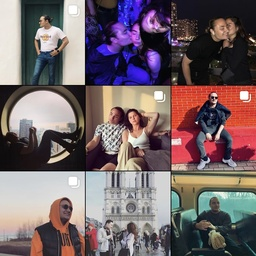
#> input picture profiles/adam.jpg, 256 x 256 px, shrunk from 750 x 750 before the run, given in place of chelly.jpg, which was not available
$ python color.py
#> lines starting #> are read from the running program, lines starting #| are printed output that depends on the picture; pictures that were not available may be replaced by others from this repository, and a replacement may not be noted
import cv2
import numpy as np
from skimage import io
import matplotlib.pyplot as plt
from matplotlib.colors import rgb2hex

#do in batches so my computer doesn't die
people = ['chelly','daniella','danny','irene','teddy','pravika']
# people = ['akhil','armaan','sarah','sophia','stephen','zach']
# people = ['sakke','jacob','jason','angel','sky','emma']
# people = ['adam','ava','david','et','isaac','lou','ravindra','stephanie']

for x in range (0,len(people)):
    #read the image
    img = io.imread(f'./profiles/{people[x]}.jpg')[:, :, :]
#> img is the input picture: shape (256, 256, 3); mean R, G, B 115.3, 99.9, 103.7

    #calculate the mean of each chromatic channel
    average = img.mean(axis=0).mean(axis=0)
#> average = [115.3, 99.86, 103.7]
    hexColor = rgb2hex(average/255) #convert to hex
#> hexColor = '#736468'
    pixels = np.float32(img.reshape(-1, 3))

    #apply k-means clustering to create a palette with the most representative colours of the image
    n_colors = 15
    criteria = (cv2.TERM_CRITERIA_EPS + cv2.TERM_CRITERIA_MAX_ITER, 200, .1)
    flags = cv2.KMEANS_RANDOM_CENTERS

    _, labels, palette = cv2.kmeans(pixels, n_colors, None, criteria, 10, flags)
#> palette = 15 rows, first 8: [71.9, 66.3, 69.75], [208.9, 78.69, 67.94], [166.1, 153.2, 142], [54.19, 34.25, 183], [96.54, 26.95, 37.86], [135.3, 122.8, 115.6], [38.32, 38.19, 50.41], [108.7, 90.65, 84.71]
    _, counts = np.unique(labels, return_counts=True)
#> counts = [5105, 4062, 3689, 1412, 1548, 3713, 8607, 4572, 2844, 2610, 13863, 4086, 7647, 720, 1058]
    dominant = palette[np.argmax(counts-2)]
#> dominant = [18.93, 15.65, 23.03]

    #generate figure
    avg_patch = np.ones(shape=img.shape, dtype=np.uint8)*np.uint8(average)
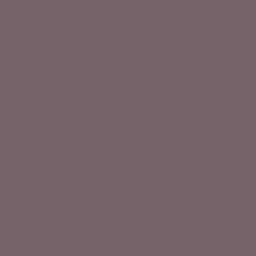
#> avg_patch: shape (256, 256, 3); mean R, G, B 115, 99, 103

    indices = np.argsort(counts)[::-1]
#> indices = [10, 6, 12, 0, 7, 11, 1, 5, 2, 8, 9, 4, 3, 14, 13]
    freqs = np.cumsum(np.hstack([[0], counts[indices]/counts.sum()]))
#> freqs = [0, 0.212, 0.343, 0.46, 0.537, 0.607, 0.67, 0.732, 0.788, 0.844, 0.888, 0.928, 0.951, 0.973, 0.989, 1]
    rows = np.int_(img.shape[0]*freqs)
#> rows = [0, 54, 87, 117, 137, 155, 171, 187, 201, 216, 227, 237, 243, 249, 253, 256]

    dom_patch = np.zeros(shape=img.shape, dtype=np.uint8)
    hexVals = ""

    for i in range(len(rows) - 1):
        dom_patch[rows[i]:rows[i + 1], :, :] += np.uint8(palette[indices[i]])
        hexVals = hexVals + str(rgb2hex((palette[indices[i]]) / 255)) + " "
        if i%3==0:
            hexVals = hexVals + "\n"
#> this loop made 15 passes
#> hexVals on pass 1: '#131017 '
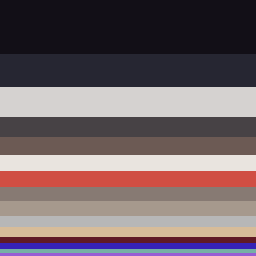
#> dom_patch: shape (256, 256, 3); mean of channels 0, 1, 2 114.8, 99.4, 103.7; drawn as R, G, B

    fig, (ax0, ax1) = plt.subplots(1, 2, figsize=(12,6))

    ax0.imshow(img)
    ax0.set_title('Insta Feed \n' + people[x])
    ax0.axis('off')
    ax1.imshow(dom_patch)
    ax1.set_title('Dominant colors \n' + hexVals)
    ax1.axis('off')

    plt.show(fig)
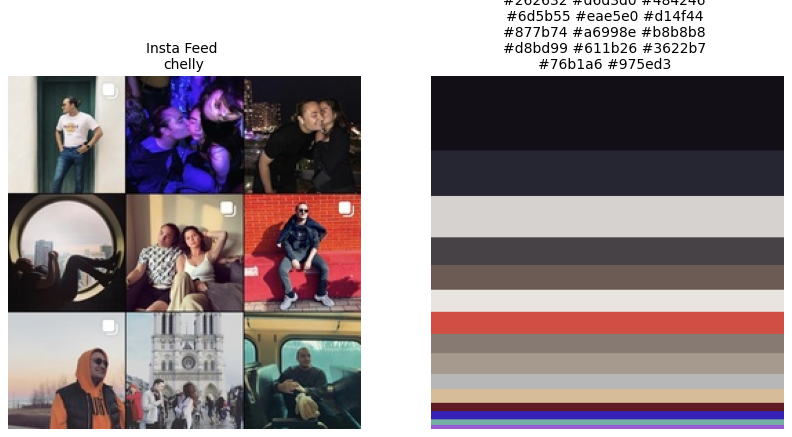
#> figure drawn by matplotlib, 2 panels
#> pass 2 of the loop `for x in range (0,len(people)):`:
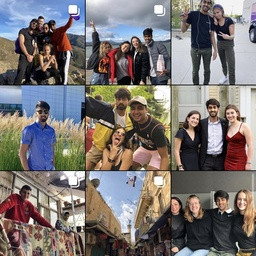
#> input picture profiles/akhil.jpg, 256 x 256 px, shrunk from 750 x 750 before the run, given in place of daniella.jpg, which was not available
#> img is the input picture: shape (256, 256, 3); mean R, G, B 122, 115.9, 114
#> average = [122, 115.9, 114]
#> hexColor = '#7a7472'
#> palette = 15 rows, first 8: [152.8, 126.6, 90.61], [112.5, 101.6, 86.55], [184, 158.6, 122.9], [48.91, 44.44, 43.92], [80.23, 74.37, 65.65], [23.84, 18.72, 21.77], [218.1, 192.2, 164.6], [238.9, 237.4, 236.6]
#> counts = [4446, 6216, 3867, 7703, 6613, 8066, 2738, 2828, 5753, 1432, 2882, 4626, 2987, 3802, 1577]
#> dominant = [23.84, 18.72, 21.77]
#> `avg_patch = np.ones(shape=img.shape, dtype=np.uint8)*np.uint8(average)`:
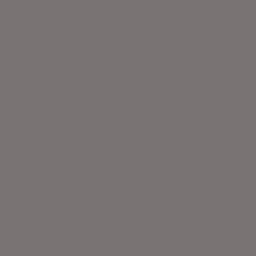
#> avg_patch: shape (256, 256, 3); mean R, G, B 121, 115, 113
#> indices = [5, 3, 4, 1, 8, 11, 0, 2, 13, 12, 10, 7, 6, 14, 9]
#> freqs = [0, 0.123, 0.241, 0.342, 0.436, 0.524, 0.595, 0.663, 0.722, 0.78, 0.825, 0.869, 0.912, 0.954, 0.978, 1]
#> rows = [0, 31, 61, 87, 111, 134, 152, 169, 184, 199, 211, 222, 233, 244, 250, 256]
#> the loop `for i in range(len(rows) - 1):` made 15 passes
#> hexVals on pass 1: '#181316 '
#> `plt.show(fig)`:
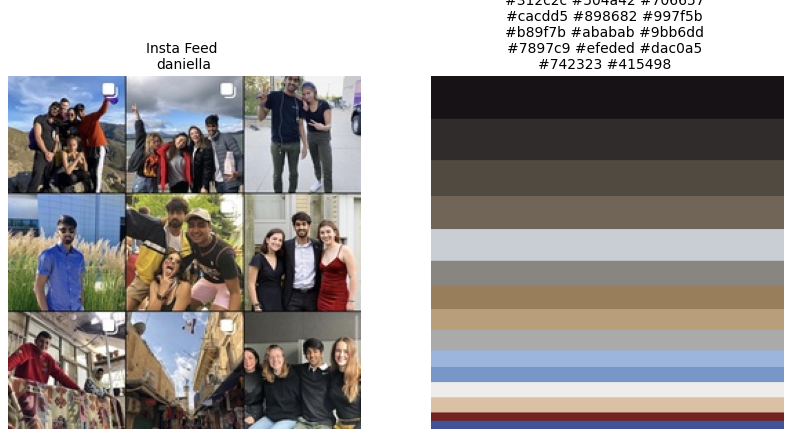
#> figure drawn by matplotlib, 2 panels
#> (the run stopped early here; a loop or call above may not have finished)
